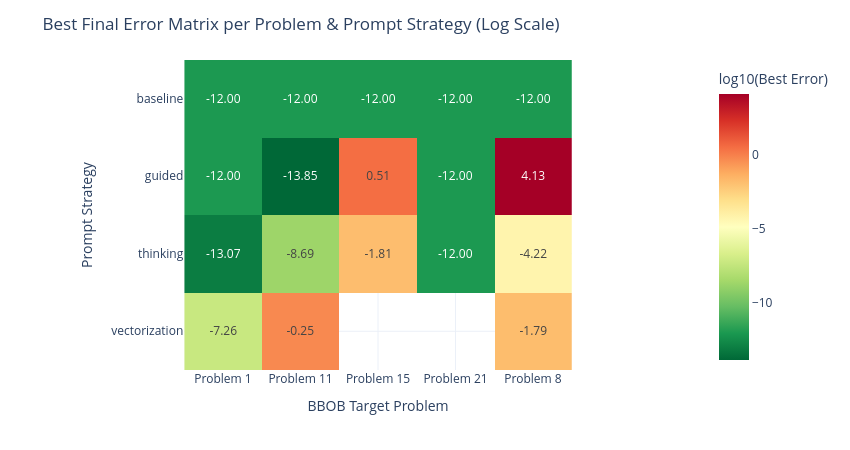

The cell this chart's notebook holds for it:
### Markdown cell above
## 5. Per-Problem Strategy Difficulty Matrix

### 📌 Analytical Purpose:
Heatmap mapping best final error achieved for each specific BBOB target function across prompt strategies. Identifies which benchmark functions expose limitations in specific prompt engineering strategies.

### Code cell
# Plot 5: Problem Difficulty & Strategy Performance Heatmap
df_heat = df_exp[df_exp['status'] == 'completed'].groupby(['problem_label', 'prompt_strategy'])['best_final_error'].min().reset_index()

df_heat['best_error_safe'] = df_heat['best_final_error'].apply(
    lambda x: 1e-12 if (pd.isna(x) or x <= 0) else (1e10 if np.isinf(x) or x > 1e10 else x)
)
df_heat['log_best_error'] = np.log10(df_heat['best_error_safe'])

pivot_heat = df_heat.pivot(index='prompt_strategy', columns='problem_label', values='log_best_error')

fig_heat = px.imshow(
    pivot_heat,
    labels=dict(x="BBOB Target Problem", y="Prompt Strategy", color="log10(Best Error)"),
    x=pivot_heat.columns,
    y=pivot_heat.index,
    color_continuous_scale="RdYlGn_r",
    title="Best Final Error Matrix per Problem & Prompt Strategy (Log Scale)"
)
fig_heat.update_traces(texttemplate="%{z:.2f}")
apply_clean_layout(fig_heat, height=450, width=850)
fig_heat.show()

### Figure 1 — Plotly figure (JSON) as saved in the notebook; plotly's stock layout.template omitted (floating-point values rounded to 4 significant figures)
{"data": [{"coloraxis": "coloraxis", "hovertemplate": "BBOB Target Problem: %{x}<br>Prompt Strategy: %{y}<br>log10(Best Error): %{z}<extra></extra>", "name": "0", "texttemplate": "%{z:.2f}", "type": "heatmap", "x": ["Problem 1", "Problem 11", "Problem 15", "Problem 21", "Problem 8"], "xaxis": "x", "y": ["baseline", "guided", "thinking", "vectorization"], "yaxis": "y", "z": [[-12.0, -12.0, -12.0, -12.0, -12.0], [-12.0, -13.85, 0.5094, -12.0, 4.135], [-13.07, -8.689, -1.811, -12.0, -4.225], [-7.258, -0.2484, NaN, NaN, -1.793]]}], "layout": {"coloraxis": {"autocolorscale": false, "colorbar": {"title": {"text": "log10(Best Error)"}}, "colorscale": [[0, "rgb(0,104,55)"], [0.1, "rgb(26,152,80)"], [0.2, "rgb(102,189,99)"], [0.3, "rgb(166,217,106)"], [0.4, "rgb(217,239,139)"], [0.5, "rgb(255,255,191)"], [0.6, "rgb(254,224,139)"], [0.7, "rgb(253,174,97)"], [0.8, "rgb(244,109,67)"], [0.9, "rgb(215,48,39)"], [1, "rgb(165,0,38)"]]}, "height": 450, "legend": {"orientation": "h", "x": 0.5, "xanchor": "center", "y": -0.15, "yanchor": "top"}, "margin": {"b": 80, "l": 60, "r": 40, "t": 60}, "title": {"text": "Best Final Error Matrix per Problem & Prompt Strategy (Log Scale)"}, "width": 850, "xaxis": {"anchor": "y", "constrain": "domain", "domain": [0, 1], "scaleanchor": "y", "title": {"text": "BBOB Target Problem"}}, "yaxis": {"anchor": "x", "autorange": "reversed", "constrain": "domain", "domain": [0, 1], "title": {"text": "Prompt Strategy"}}}}
